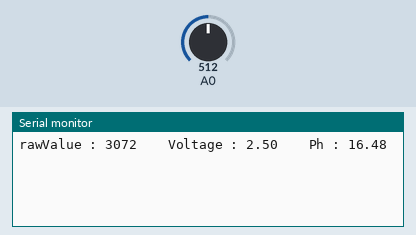
A sketch run on a simulated Arduino Uno, built with avr-gcc and run on an emulated ATmega328P. Parts: the last lines printed to the serial monitor. The test bench sets the inputs (shaded band); at power-on: A0 = 512.

Above: at 1.2 s.
1.3 s: A0 set to 716
At 2.1 s:
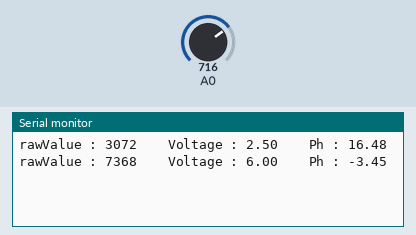
2.8 s: A0 set to 900
At 4.0 s:
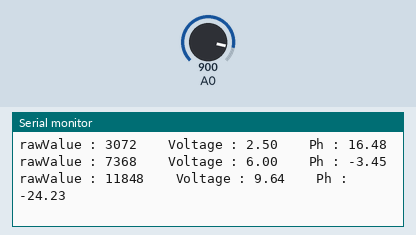
Timing chart, 0 to 5.8 s (numbered marks = the images above; inputs shaded):
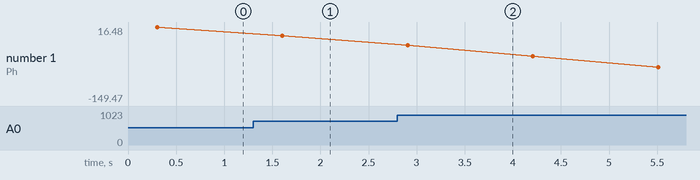

The sketch:

Ph-meter.ino
```cpp
float calibration_value = 21.34 + 9.75-0.36; //normal value to calibrate, add the value that allow you to reach the right Ph value (you obtain it after calibrate it for a 7 pH)
int phval = 0;
unsigned long int avgval = 0;
int buffer_arr[10], temp; //capture values
void setup()
{
  Serial.begin(9600);
}

void loop()
{
  for (int i = 0; i < 10; i++)
  {
    buffer_arr[i] = analogRead(A0);   //retrieve data
    delay(30);
  }
  for (int i = 0; i < 9; i++)
  {
    for (int j = i + 1; j < 10; j++)
    {
      if (buffer_arr[i] > buffer_arr[j])    //classes in ascending order
      {
        temp = buffer_arr[i];
        buffer_arr[i] = buffer_arr[j];
        buffer_arr[j] = temp;
      }
    }
  }
  for (int i = 2; i < 8; i++)
    avgval += buffer_arr[i];        //summe of the midium value
  float volt = (float)avgval * 5.0 / 1024 / 6;    //convert in voltage (In:5V 2^10:1024 6 central values)
  float ph_act = -5.70 * volt + calibration_value;    //convert to pH
  Serial.print("rawValue : ");
  Serial.print(avgval);
  Serial.print("    Voltage : ");
  Serial.print(volt);
  Serial.print("    Ph : ");
  Serial.println(ph_act);
  delay(1000);                      //delay the different measures
}
```

Measured:
- after the input at 1.3 s, the serial monitor: prints a new line after 0.30 s (image 1)
- after the input at 2.8 s, the serial monitor: prints a new line after 0.11 s (image 2)
- plotted number 1: 16.48 → -3.45 after the input at 1.3 s, -3.45 → -149.47 after the input at 2.8 s
